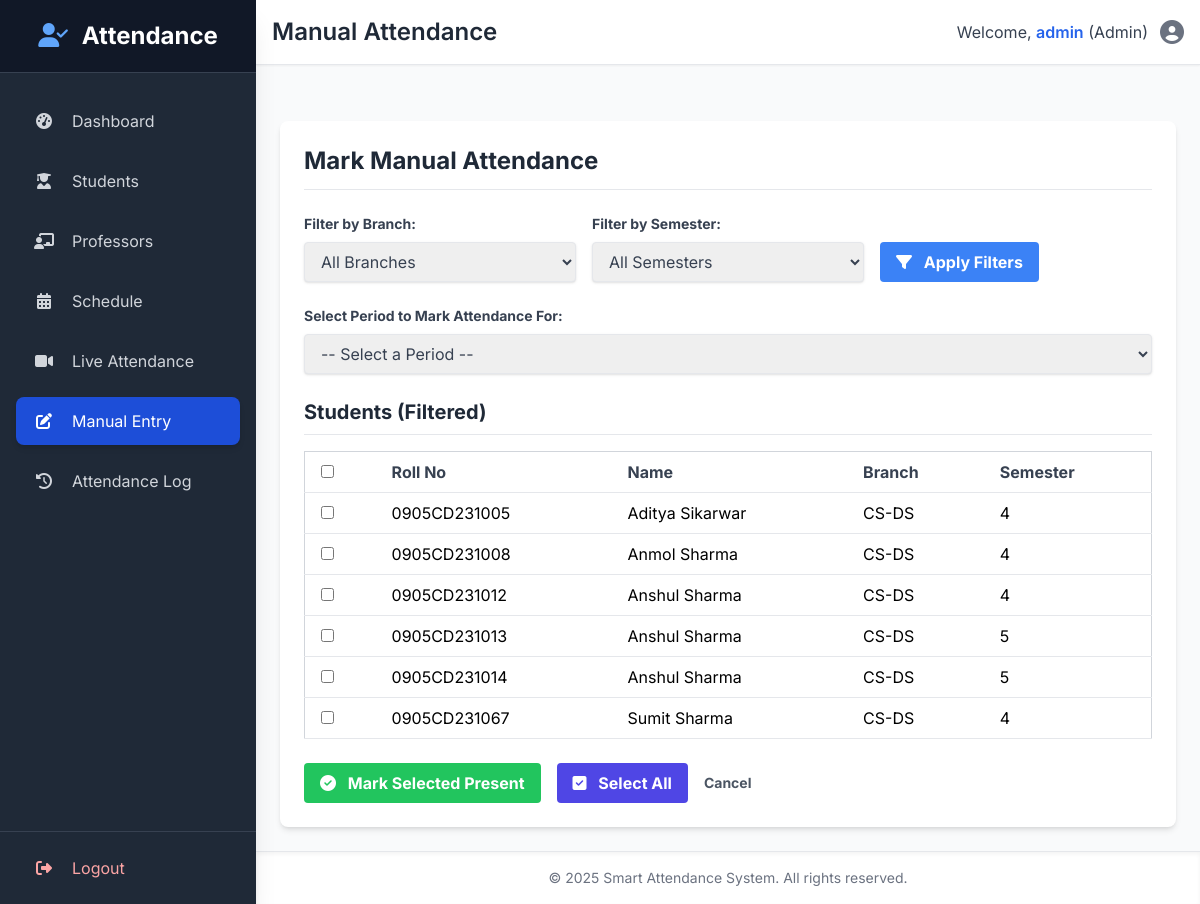
Page /manual_attendance (signed in) on the committed database.
### tables this page shows
CREATE TABLE students (
        roll_no TEXT PRIMARY KEY,
        name TEXT NOT NULL,
        branch TEXT,
        semester INTEGER,
        admission_year INTEGER,
        subject TEXT,
        face_encoding BLOB
    , gender TEXT, age INTEGER);

### app.py (the view, shortened to what this page needs)
@app.route('/manual_attendance', methods=['GET', 'POST'])
@login_required
@role_required(roles=['admin', 'professor'])
def manual_attendance():
    conn = db_connect()
    filter_branch = request.args.get('branch')
    filter_semester = request.args.get('semester')
    filter_period_id_from_url = request.args.get('period_id')
    period_id_for_marking = request.form.get('period_id')
    form_data_for_template = request.form if request.method == 'POST' else request.args
    students_query = "SELECT roll_no, name, branch, semester FROM students WHERE 1=1"
    student_query_params = []
    if filter_branch and filter_branch != 'all':
        students_query += " AND branch = ?"
        student_query_params.append(filter_branch)
    students_query += " ORDER BY name"
    print(f"DEBUG_MANUAL_ATTENDANCE: Fetching students with Query: '{students_query}' and Params: {student_query_params}")
    students_list = conn.execute(students_query, student_query_params).fetchall()
    print(f"DEBUG_MANUAL_ATTENDANCE: Fetched {len(students_list)} students for display.")
    available_branches = get_distinct_from_db('branch', 'students')
    available_semesters = get_distinct_from_db('semester', 'students')
    schedule_list = conn.execute("SELECT period_id, period_name, start_time, end_time, branch, semester FROM schedule ORDER BY start_time").fetchall()
    conn.close()
    return render_template(
        'manual_attendance.html',
        students=students_list,
        schedule=schedule_list,
        available_branches=available_branches,
        available_semesters=available_semesters,
        selected_branch=filter_branch, # These variables are for displaying current filters
        selected_semester=filter_semester,
        selected_period_id=filter_period_id_from_url,
        form_data=form_data_for_template # Pass the correctly initialized form_data
    )

### app.py (called while the page is built, shortened)
def db_connect():
    conn = sqlite3.connect(DB_FILE, timeout=10)
    conn.row_factory = sqlite3.Row
    return conn

@app.teardown_appcontext
def close_connection(exception):
    db = getattr(g, '_database', None)
    if db is not None:
        db.close()

def login_required(f):
    @wraps(f)
    def decorated_function(*args, **kwargs):
        if 'logged_in' not in session or not session['logged_in']:
            flash('Please log in to access this page.', 'warning')
            return redirect(url_for('login'))
        return f(*args, **kwargs)
    return decorated_function

def role_required(roles):
    def decorator(f):
        @wraps(f)
        def decorated_function(*args, **kwargs):
            if 'logged_in' not in session or not session['logged_in']:
                flash('Please log in to access this page.', 'warning')
                return redirect(url_for('login'))
            return f(*args, **kwargs)
        return decorated_function
    return decorator

def get_distinct_from_db(column_name, table_name='students'):
    try:
        with db_connect() as conn:
            cursor = conn.cursor()
            if column_name in ['semester', 'admission_year']:
                query = f"SELECT DISTINCT {column_name} FROM {table_name} WHERE {column_name} IS NOT NULL ORDER BY CAST({column_name} AS INTEGER)"
            else:
                query = f"SELECT DISTINCT {column_name} FROM {table_name} WHERE {column_name} IS NOT NULL ORDER BY {column_name}"
            cursor.execute(query)
            return [item[0] for item in cursor.fetchall()]
    except sqlite3.OperationalError as e:
        print(f"DB Error fetching distinct {column_name} from {table_name}: {e}.")
        return []
    except Exception as e:
        print(f"An unexpected error occurred while fetching distinct {column_name} from {table_name}: {e}")
        return []

@app.context_processor
def inject_now():
    return {'now': datetime.now()}

### templates/manual_attendance.html (shortened to what this page needs)
{% extends "layout.html" %}
{% block page_title %}Manual Attendance{% endblock %}
{% block content %}
<div class="container mx-auto p-6 bg-white rounded-lg shadow-md mt-8">
    <h2 class="text-2xl font-bold text-gray-800 mb-6 border-b pb-3">Mark Manual Attendance</h2>
    <form method="GET" action="{{ url_for('manual_attendance') }}" class="mb-6">
        <div class="grid grid-cols-1 md:grid-cols-3 gap-4 items-end">
            <div>
                <label for="branch" class="block text-gray-700 text-sm font-bold mb-2">Filter by Branch:</label>
                <select name="branch" id="branch" class="shadow border rounded w-full py-2 px-3 text-gray-700 leading-tight focus:outline-none focus:shadow-outline">
                    <option value="all">All Branches</option>
                </select>
            </div>
            <div>
                <label for="semester" class="block text-gray-700 text-sm font-bold mb-2">Filter by Semester:</label>
                <select name="semester" id="semester" class="shadow border rounded w-full py-2 px-3 text-gray-700 leading-tight focus:outline-none focus:shadow-outline">
                    <option value="all">All Semesters</option>
                </select>
            </div>
            <div class="flex items-end space-x-2">
                <button type="submit" class="bg-blue-500 hover:bg-blue-700 text-white font-bold py-2 px-4 rounded focus:outline-none focus:shadow-outline">
                    <i class="fas fa-filter mr-2"></i> Apply Filters
                </button>
            </div>
        </div>
    </form>
    <form method="POST" action="{{ url_for('manual_attendance') }}" id="markAttendanceForm">
        <div class="mb-6">
            <label for="period_id" class="block text-gray-700 text-sm font-bold mb-2">Select Period to Mark Attendance For:</label>
            <select name="period_id" id="period_id" class="shadow border rounded w-full py-2 px-3 text-gray-700 leading-tight focus:outline-none focus:shadow-outline" required>
                <option value="">-- Select a Period --</option>
            </select>
        </div>
        <h3 class="text-xl font-bold text-gray-800 mb-4 border-b pb-2">Students (Filtered)</h3>
        <div class="overflow-x-auto mb-6">
            {% if students %}
            <table class="min-w-full bg-white border border-gray-300">
                <thead>
                    <tr>
                        <th class="py-2 px-4 border-b text-left text-gray-700">
                            <input type="checkbox" id="selectAllCheckbox">
                        </th>
                        <th class="py-2 px-4 border-b text-left text-gray-700">Roll No</th>
                        <th class="py-2 px-4 border-b text-left text-gray-700">Name</th>
                        <th class="py-2 px-4 border-b text-left text-gray-700">Branch</th>
                        <th class="py-2 px-4 border-b text-left text-gray-700">Semester</th>
                    </tr>
                </thead>
                <tbody>
                    {% for student in students %}
                    <tr class="hover:bg-gray-50">
                        <td class="py-2 px-4 border-b">
                            <input type="checkbox" name="roll_nos" value="{{ student.roll_no }}"
                                   class="student-checkbox">
                        </td>
                        <td class="py-2 px-4 border-b">{{ student.roll_no }}</td>
                        <td class="py-2 px-4 border-b">{{ student.name }}</td>
                        <td class="py-2 px-4 border-b">{{ student.branch }}</td>
                        <td class="py-2 px-4 border-b">{{ student.semester }}</td>
                    </tr>
                    {% endfor %}
                </tbody>
            </table>
            {% else %}
            <p class="text-gray-500">No students found matching your filters. Please adjust filters or add students.</p>
            {% endif %}
        </div>
        <div class="flex items-center justify-start space-x-4">
            <button type="submit" name="action" value="mark_attendance" class="bg-green-500 hover:bg-green-700 text-white font-bold py-2 px-4 rounded focus:outline-none focus:shadow-outline">
                <i class="fas fa-check-circle mr-2"></i> Mark Selected Present
            </button>
            <button type="button" id="markAllPresentBtn" class="bg-indigo-600 hover:bg-indigo-700 text-white font-bold py-2 px-4 rounded focus:outline-none focus:shadow-outline">
                <i class="fas fa-check-square mr-2"></i> Select All
            </button>
            <a href="{{ url_for('admin_dashboard') }}" class="inline-block align-baseline font-bold text-sm text-gray-600 hover:text-gray-800">
                Cancel
            </a>
        </div>
    </form>
</div>
{% endblock %}

### templates/layout.html (style rules this page uses)
body { font-family: 'Inter', sans-serif; }

### rows in the picture
students: roll_no "0905CD231005", name "Aditya Sikarwar", branch "CS-DS", semester "4"
students: roll_no "0905CD231008", name "Anmol Sharma", branch "CS-DS", semester "4"
students: roll_no "0905CD231012", name "Anshul Sharma", branch "CS-DS", semester "4"
students: roll_no "0905CD231013", name "Anshul Sharma", branch "CS-DS", semester "5"
students: roll_no "0905CD231014", name "Anshul Sharma", branch "CS-DS", semester "5"
students: roll_no "0905CD231067", name "Sumit Sharma", branch "CS-DS", semester "4"

### other values in the picture
{{ session.username }} "admin"
{{ session.role }} "Admin"
